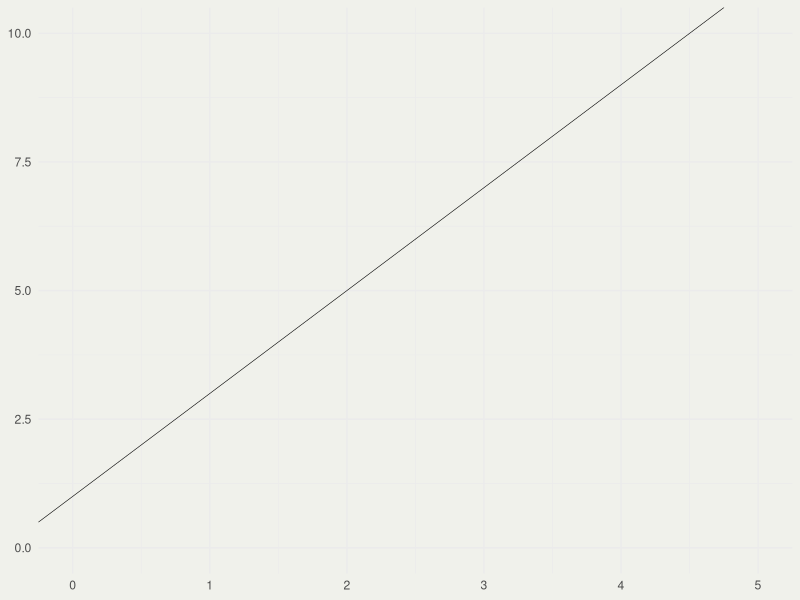
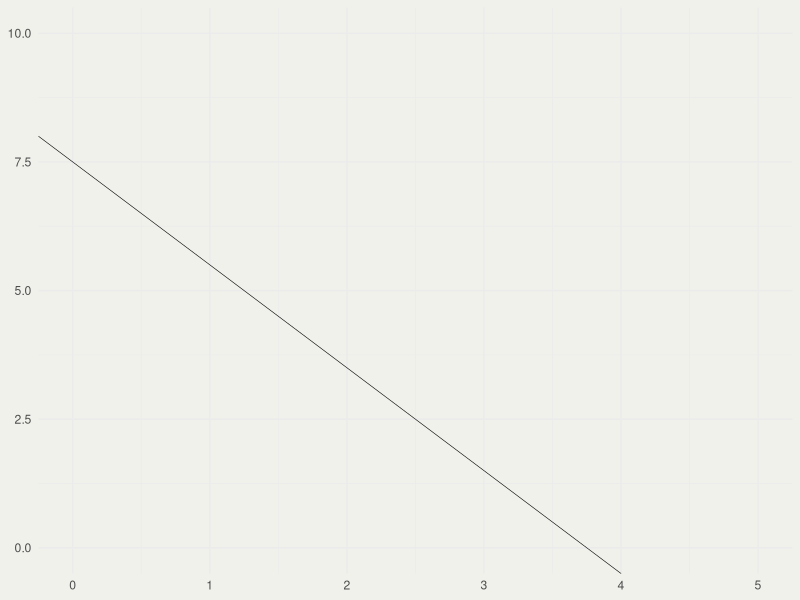
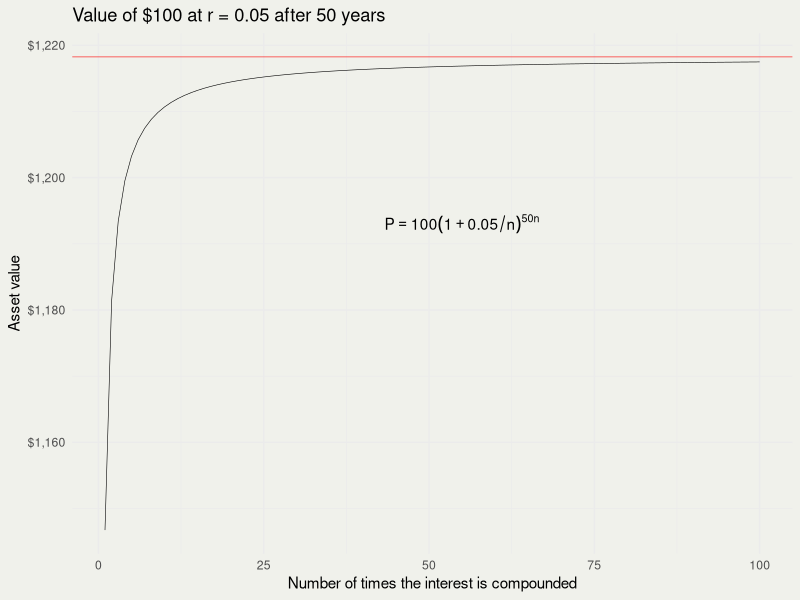
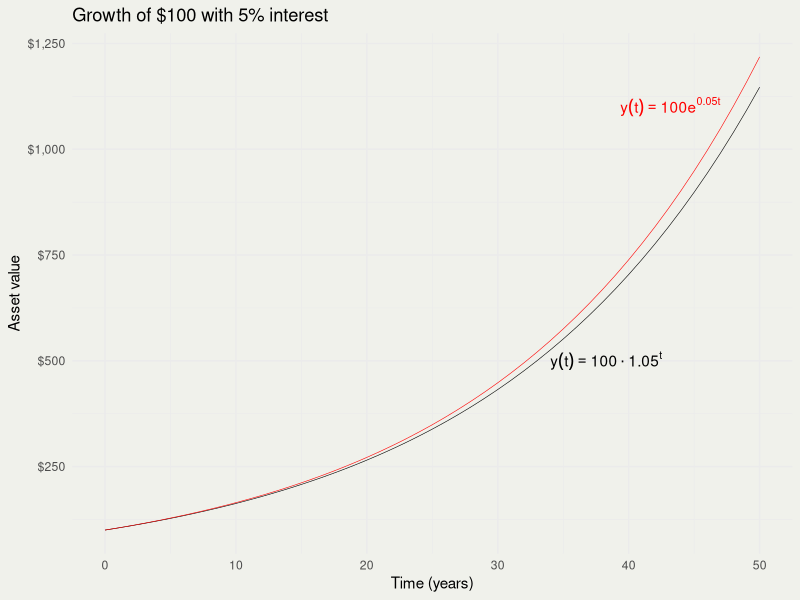
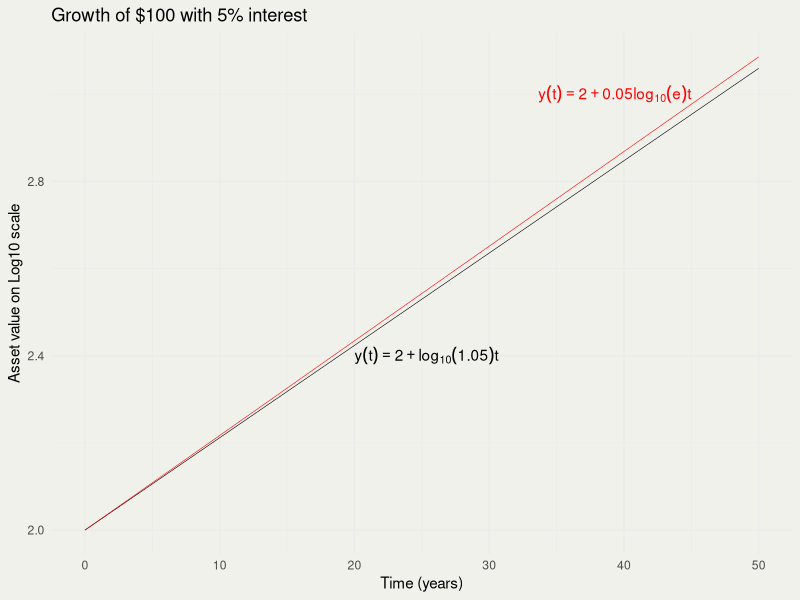
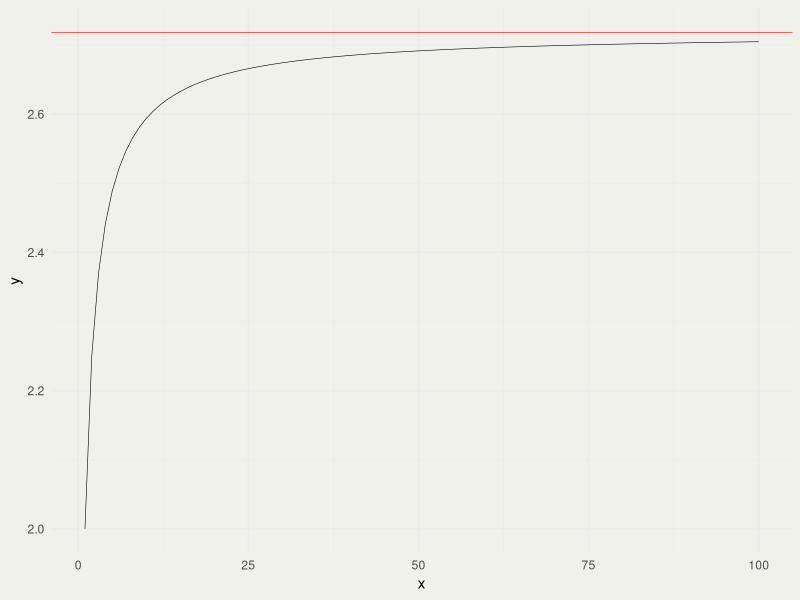
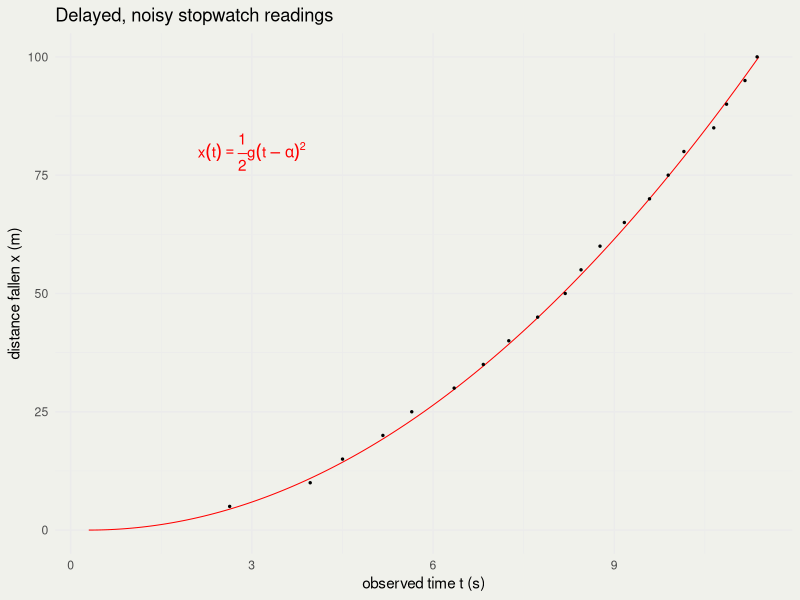
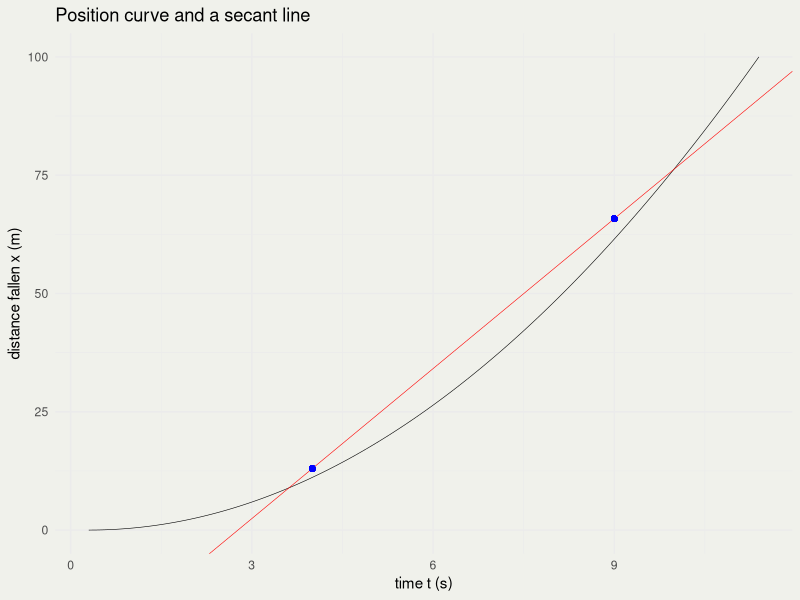

The R script that drew these images, in order:
## ---- chunk 1
#| fig-width: 3
#| fig-height: 3
library(ggplot2)
thm <-
  theme_minimal() + theme(
    panel.background = element_rect(fill = "#f0f1eb", color = "#f0f1eb"),
    plot.background = element_rect(fill = "#f0f1eb", color = "#f0f1eb")
  )
theme_set(thm)

p <- ggplot() + xlim(0, 5) + ylim(0, 10)
p + geom_abline(slope = 2, intercept = 1, linewidth = 0.2)
## ---- chunk 2
#| fig-width: 3
#| fig-height: 3

p <- ggplot() + xlim(0, 5) + ylim(0, 10)
p + geom_abline(slope = -2, intercept = 7.5, linewidth = 0.2)
## ---- chunk 3
#| fig-width: 6
#| fig-height: 5
#| fig-align: center

rate <- 0.05
P <- 100
n_comp <- 1:100

Pn <- function(n, A, r, t) A * (1 + r/n)^(t*n)
Pe <- function(A, r, t) A * exp(r * t)

pn <- Pn(n = n_comp, A = P, r = rate, t = 50)
pe <- Pe(A = P, r = rate, t = 50)

d <- data.frame(n_comp, pn)
p <- ggplot(d, aes(n_comp, pn))
p + geom_line(linewidth = 0.2) +
  geom_hline(yintercept = pe, color = 'red', linewidth = 0.2) +
  xlab("Number of times the interest is compounded") +
  ylab("Asset value") +
  ggtitle("Value of $100 at r = 0.05 after 50 years") +
  scale_y_continuous(labels = scales::dollar_format()) +
  annotate("text", 55, 1193,
           label = "P == 100 (1 + 0.05/n)^{50*n}", parse = TRUE)
#  annotate("text",  50, 1200,
#           label = "y(t) == 100 * e ^ {50*r}", parse = TRUE, color = 'red')
## ---- chunk 4
#| fig-width: 4.5
#| fig-height: 4.5
#| fig-align: center

time <- 0:50
p1 <- Pn(n = 1, A = P, r = rate, t = time)
pe <- Pe(A = P, r = rate, t = time)

p <- ggplot(data.frame(time, p1, pe), aes(time, p1))
p + geom_line(linewidth = 0.2) +
  geom_line(aes(y = pe), linewidth = 0.2, color = 'red') +
  scale_y_continuous(labels = scales::dollar_format()) +
  xlab("Time (years)") + ylab("Asset value") +
  ggtitle("Growth of $100 with 5% interest") +
  annotate("text", 34, 5e2,
           label = "y(t) == 100 %.% 1.05^t", parse = TRUE, hjust = 0) +
  annotate("text", 47, 11e2,
           label = "y(t) == 100 * e^{0.05*t}", parse = TRUE,
           color = 'red', hjust = 1)
## ---- chunk 5
#| fig-width: 4.5
#| fig-height: 4.5
#| fig-align: center

p <- ggplot(data.frame(time, p1 = log10(p1), pe = log10(pe)), aes(time, p1))
p + geom_line(linewidth = 0.2) +
  geom_line(aes(y = pe), linewidth = 0.2, color = 'red') +
  xlab("Time (years)") + ylab("Asset value on Log10 scale") +
  ggtitle("Growth of $100 with 5% interest") +
  annotate("text", 20, 2.4,
           label = "y(t) == 2 + log[10](1.05) * t",
           parse = TRUE, hjust = 0) +
  annotate("text", 45, 3,
           label = "y(t) == 2 + 0.05 * log[10](e) * t",
           parse = TRUE, color = 'red', hjust = 1)
## ---- chunk 6
#| fig-width: 5
#| fig-height: 3
#| fig-align: center
f <- function(m) (1 + 1/m)^m
x <- 1:100
y <- f(x)
p <- ggplot(data.frame(x, y), aes(x, y))
p + geom_line(linewidth = 0.2) +
  geom_hline(yintercept = exp(1), color = 'red', linewidth = 0.2)
## ---- chunk 7
#| echo: true
2^7 * 2^8 == 2^(7 + 8)
## ---- chunk 8
#| echo: true
2^7 / 2^8 == 2^(7 - 8)
## ---- chunk 9
#| echo: true
(2^7)^8 == 2^(7*8)
## ---- chunk 10
#| echo: true
(2*3)^7 == 2^7 * 3^7
## ---- chunk 11
#| echo: true
isTRUE(all.equal(2^4 / 3^4, (2/3)^4))
## ---- chunk 12
#| echo: true
softmax_unsafe <- function(x) exp(x) / sum(exp(x))

y_small <- 1:3
softmax_unsafe(y_small)

y_large <- c(1e3, 1e3 + 1, 1e3 + 2)
exp(y_large)
softmax_unsafe(y_large)
## ---- chunk 13
#| echo: true
LSE <- function(x) {
  m <- max(x)
  m + log(sum(exp(x - m)))
}

log_softmax <- function(x) x - LSE(x)
softmax <- function(x) exp(log_softmax(x))

softmax(y_small)
softmax(y_large)
sum(softmax(y_large))
## ---- chunk 14
#| fig-width: 4.8
#| fig-height: 4
#| fig-align: center

g_ref <- 1.625                    # accepted gravity on Earth's Moon, m/s^2
timing_delay <- 0.30              # constant stopwatch delay, seconds
timing_sd <- 0.10                 # random stopwatch noise, seconds

x_marks <- seq(5, 100, by = 5)    # fixed, known distance marks
t_true <- sqrt(2 * x_marks / g_ref)

set.seed(12)
t_obs <- timing_delay + t_true +
  rnorm(length(x_marks), mean = 0, sd = timing_sd)
d <- data.frame(
  t = t_obs,
  x = x_marks
)

tt <- seq(0, max(t_true), length.out = 200)
sol <- data.frame(
  t = timing_delay + tt,
  x = 0.5 * g_ref * tt^2
)

p <- ggplot(d, aes(t, x)) +
  geom_line(data = sol, color = 'red', linewidth = 0.35) +
  geom_point(size = 0.5) +
  annotate("text", 3, 80,
           label = "x(t) == frac(1, 2) * g * (t - alpha)^2",
           parse = TRUE, color = 'red') +
  xlab("observed time t (s)") + ylab("distance fallen x (m)") +
  ggtitle("Delayed, noisy stopwatch readings")
p
## ---- chunk 15
#| fig-width: 4.5
#| fig-height: 3.6
#| fig-align: center
#| echo: true
#| output-location: column
t1 <- 4; t2 <- 9
x1 <- 0.5 * g_ref * t1^2
x2 <- 0.5 * g_ref * t2^2

# avg velocity = ½ g (t1 + t2)
slope <- (x2 - x1) / (t2 - t1)
ggplot(sol, aes(t, x)) +
  geom_line(linewidth = 0.2) +
  geom_abline(slope = slope,
    intercept = x1 - slope * t1,
    color = 'red', linewidth = 0.2) +
  geom_point(aes(x = t1, y = x1), color = 'blue') +
  geom_point(aes(x = t2, y = x2), color = 'blue') +
  xlab("time t (s)") +
  ylab("distance fallen x (m)") +
  ggtitle("Position curve and a secant line")
## ---- chunk 16
#| fig-width: 5
#| fig-height: 4
#| fig-align: center
#| echo: true

library(ggplot2)
library(dplyr)
n <- 100
t <- seq(0, pi, length.out = n)
x <- sin(t) * cos(t)
dxdt <- cos(t)^2 - sin(t)^2

d <- tibble(t, x, dxdt)
p <- ggplot(d, aes(t, x))
p + geom_line() + geom_line(aes(y = dxdt), color = "red")

# approximate the derivative on each interval and align it to the midpoint
appr <- tibble(
  t_mid = (t[-1] + t[-n]) / 2,
  appr_dxdt = diff(x) / diff(t)
)

p + geom_line(aes(y = dxdt), color = "red") +
  geom_line(
    data = appr,
    aes(x = t_mid, y = appr_dxdt),
    color = "blue", linewidth = 5, alpha = 1/5
  )
